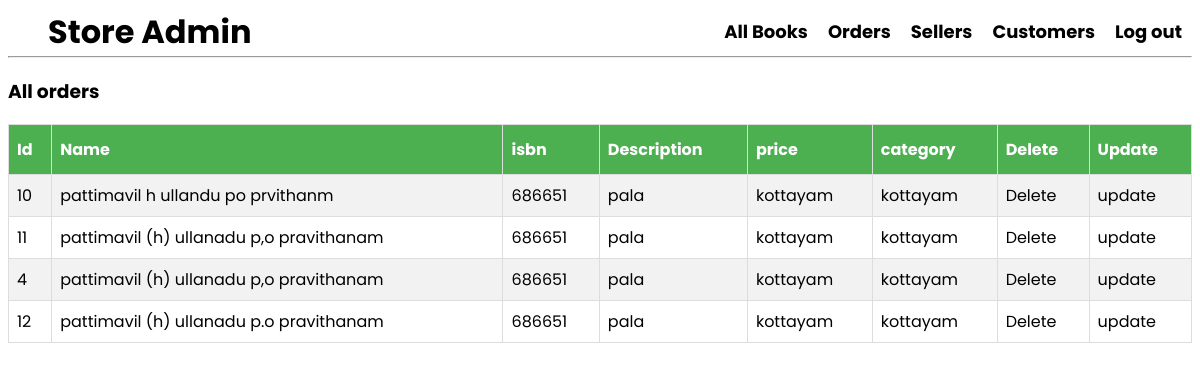
The app's page /admin/allorders.php (signed in), older data.
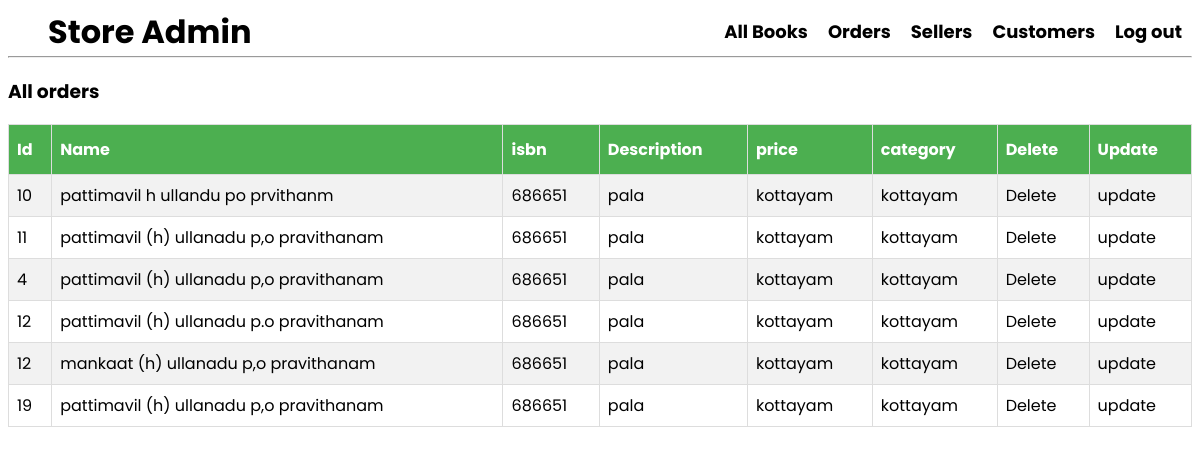
The same page, newer data.
### tables this page shows
CREATE TABLE IF NOT EXISTS `orders` (
  `oid` int NOT NULL AUTO_INCREMENT,
  `bid` int NOT NULL,
  `uid` int NOT NULL,
  `pincode` int NOT NULL,
  `addr` varchar(128) DEFAULT NULL,
  `city` varchar(64) DEFAULT NULL,
  `dist` varchar(64) DEFAULT NULL,
  `state` varchar(24) DEFAULT NULL,
  `status` varchar(15) NOT NULL DEFAULT 'pending',
  PRIMARY KEY (`oid`)
);

### backend/function.inc.php (called while the page is built, shortened)
<?php
function getBooks($conn,$sql){
  $stmt = mysqli_stmt_init($conn);
  if (!mysqli_stmt_prepare($stmt,$sql)){
    header("location:/seller/seller-dashboard.php?error=stmtfailed");
    exit();
  }
  mysqli_stmt_execute($stmt);
  $resultData = mysqli_stmt_get_result($stmt);
  if(mysqli_num_rows($resultData)>0){
    $result = $resultData;
    return $result;
  }
  else{
    $result = false;
    return $result;
  }
}

### admin/allorders.php (the view, shortened to what this page needs)
<?php
require "../templates/adminnav.php";
require "../backend/dbh.inc.php";
require "../backend/function.inc.php";
?>
  <?php
      $sql="select * from orders;";
      $products=getBooks($conn,$sql);
      if($products!==false){
        echo('
        <h3>All  orders</h3>
        <table id="customers">
        <tr>
          <th>Id</th>
          <th>Name</th>
          <th>isbn</th>
          <th>Description</th>
          <th>price</th>
          <th>category</th>
          <th>Delete</th>
          <th>Update</th>
        </tr>
        ');
        while($row = mysqli_fetch_assoc($products)){
          echo('
          <tr>
          <td>'.$row['bid'].'</td>
          <td>'.$row['addr'].'</td>
          <td>'.$row['pincode'].'</td>
          <td>'.$row['city'].'</td>
          <td>'.$row['dist'].'</td>
          <td>'.$row['dist'].'</td>
          <td>Delete</td>
          <td>update</td>
        </tr>
        ');
        }
      }
      else{
          echo('
         <h4>You have no orders :( </h4>
         ');
      }
       ?>
</table>

Row changes from the older to the newer data that the page shows:
added orders: bid "12", addr "mankaat (h) ullanadu p,o pravithanam", pincode "686651", city "pala", dist "kottayam"
added orders: bid "19", addr "pattimavil (h) ullanadu p,o pravithanam", pincode "686651", city "pala", dist "kottayam"
